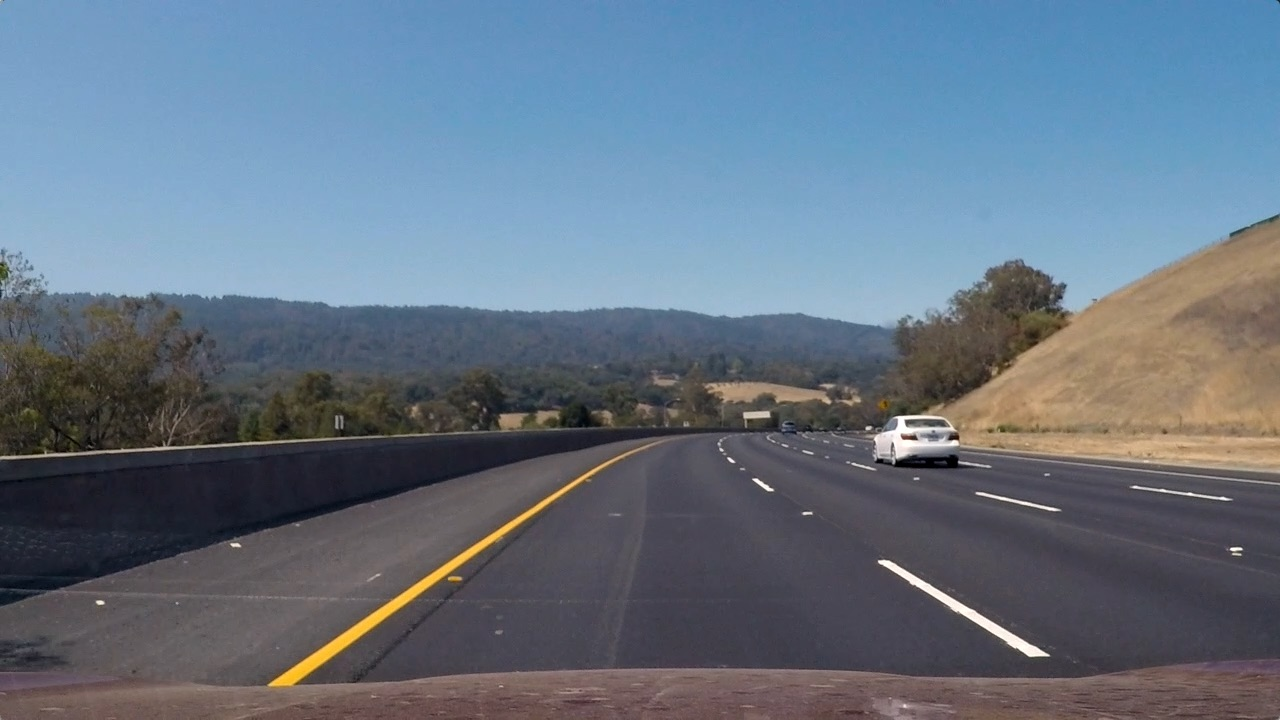
#> input picture test_images/test3.jpg, 1280 x 720 px
$ jupyter execute --allow-errors FInding_Lane.ipynb   (shell and % lines are left out)   (older library calls are emulated)
#> lines starting #> are read from the running program, lines starting #| are printed output that depends on the picture; after the words box and inside, x2 and y2 are one past the last pixel; in counts of white or black regions, pixels touching at a corner belong together; long printed decimals are rounded
[cell 1]
# importing libraries
import matplotlib.pyplot as plt
import numpy as np
import cv2
import os
import glob
import pickle

[cell 2]
# [40 lines left out: function undistort_fn, not called in this run]

[cell 3]
def undistort_images(img , calibration_dir = './camera_calibration/calibration_picke.p'):

    with open(calibration_dir , mode='rb') as f:
        file = pickle.load(f)
        mtx = file['mtx']
        dist = file['dist']

        undistort_img = cv2.undistort(img,mtx,dist,None,mtx)

        return undistort_img

[cell 4]
def complete_pipeline_hls(img ,s_gradient_thresh = (15,255), s_channel_thresh = (100,255)):
    img = undistort_images(img)

    # copy of image
    img_copy = np.copy(img)

    # calculate hls color scheme
    hls = cv2.cvtColor(img_copy , cv2.COLOR_RGB2HLS).astype(np.float)
    h_hls = hls[:,:,0]
    l_hls = hls[:,:,1]
    s_hls = hls[:,:,2]

    # find edges
    x_sobel = cv2.Sobel(l_hls , cv2.CV_64F , 1,1)

    abs_sobel = np.absolute(x_sobel)
    scaled_sobel = np.uint8(255*abs_sobel/np.max(abs_sobel))

    # Threshold x gradient
    gradient_binary = np.zeros_like(scaled_sobel)
    gradient_binary[(scaled_sobel >= s_gradient_thresh[0]) & (scaled_sobel <= s_gradient_thresh[1])]

    # Threshold color channel
    channel_binary = np.zeros_like(s_hls)
    channel_binary[(s_hls >= s_channel_thresh[0]) & (s_hls <= s_channel_thresh[1])] = 1

    combined_binary = np.zeros_like(gradient_binary)
    combined_binary[(channel_binary == 1) | (gradient_binary == 1)] = 1

    return combined_binary

[cell 5]
# [30 lines left out: function complete_pipeline_hsv, not called in this run]

[cell 6]
# Visualize undistortion
f, (ax1, ax2) = plt.subplots(1, 2, figsize=(20,10))
#> (the rest of this cell did not finish here and is left out)

[cell 7]
# to get birds eye view

# create a transoform matrix
def perspective_warp(img,
                     dst_size=(1280,720),
                     src=np.float32([(0.43,0.65),(0.58,0.65),(0.1,1),(1,1)]),
                     dst=np.float32([(0,0), (1, 0), (0,1), (1,1)])):

    img_size = np.float32([(img.shape[1],img.shape[0])])
    src = src *img_size

    dst = dst*np.float32(dst_size)

    M = cv2.getPerspectiveTransform(src , dst)

    warped = cv2.warpPerspective(img ,M, dst_size)

    return warped

[cell 8]
def inv_perspective_warp(img,
                     dst_size=(1280,720),
                     src=np.float32([(0,0), (1, 0), (0,1), (1,1)]),
                     dst=np.float32([(0.43,0.65),(0.58,0.65),(0.1,1),(1,1)])):

    img_size = np.float32([(img.shape[1],img.shape[0])])
    src = src *img_size

    dst = dst*np.float32(dst_size)

    M = cv2.getPerspectiveTransform(src , dst)

    warped = cv2.warpPerspective(img ,M, dst_size)

    return warped

[cell 9]
def get_hist(img):
    hist = np.sum(img[img.shape[0]//2:,:] , axis = 0)
    return hist

## Sliding Window

[cell 10]
left_a, left_b, left_c = [],[],[]
right_a, right_b, right_c = [],[],[]

def sliding_window(img, nwindows=9, margin=150, minpix = 1, draw_windows=True):
    global left_a, left_b, left_c,right_a, right_b, right_c
    left_fit_= np.empty(3)
    right_fit_ = np.empty(3)
    out_img = np.dstack((img, img, img))*255

    histogram = get_hist(img)
    # find peaks of left and right halves
    midpoint = int(histogram.shape[0]/2)
    leftx_base = np.argmax(histogram[:midpoint])
    rightx_base = np.argmax(histogram[midpoint:]) + midpoint


    # Set height of windows
    window_height = np.int(img.shape[0]/nwindows)
    # Identify the x and y positions of all nonzero pixels in the image
    nonzero = img.nonzero()
    nonzeroy = np.array(nonzero[0])
    nonzerox = np.array(nonzero[1])
    # Current positions to be updated for each window
    leftx_current = leftx_base
    rightx_current = rightx_base


    # Create empty lists to receive left and right lane pixel indices
    left_lane_inds = []
    right_lane_inds = []

    # Step through the windows one by one
    for window in range(nwindows):
        # Identify window boundaries in x and y (and right and left)
        win_y_low = img.shape[0] - (window+1)*window_height
        win_y_high = img.shape[0] - window*window_height
        win_xleft_low = leftx_current - margin
        win_xleft_high = leftx_current + margin
        win_xright_low = rightx_current - margin
        win_xright_high = rightx_current + margin
        # Draw the windows on the visualization image
        if draw_windows == True:
            cv2.rectangle(out_img,(win_xleft_low,win_y_low),(win_xleft_high,win_y_high),
            (100,255,255), 3)
            cv2.rectangle(out_img,(win_xright_low,win_y_low),(win_xright_high,win_y_high),
            (100,255,255), 3)
        # Identify the nonzero pixels in x and y within the window
        good_left_inds = ((nonzeroy >= win_y_low) & (nonzeroy < win_y_high) &
        (nonzerox >= win_xleft_low) &  (nonzerox < win_xleft_high)).nonzero()[0]
        good_right_inds = ((nonzeroy >= win_y_low) & (nonzeroy < win_y_high) &
        (nonzerox >= win_xright_low) &  (nonzerox < win_xright_high)).nonzero()[0]
        # Append these indices to the lists
        left_lane_inds.append(good_left_inds)
        right_lane_inds.append(good_right_inds)
        # If you found > minpix pixels, recenter next window on their mean position
        if len(good_left_inds) > minpix:
            leftx_current = np.int(np.mean(nonzerox[good_left_inds]))
        if len(good_right_inds) > minpix:
            rightx_current = np.int(np.mean(nonzerox[good_right_inds]))


    # Concatenate the arrays of indices
    left_lane_inds = np.concatenate(left_lane_inds)
    right_lane_inds = np.concatenate(right_lane_inds)

    # Extract left and right line pixel positions
    leftx = nonzerox[left_lane_inds]
    lefty = nonzeroy[left_lane_inds]
    rightx = nonzerox[right_lane_inds]
    righty = nonzeroy[right_lane_inds]

    # Fit a second order polynomial to each
    left_fit = np.polyfit(lefty, leftx, 2)
    right_fit = np.polyfit(righty, rightx, 2)

    left_a.append(left_fit[0])
    left_b.append(left_fit[1])
    left_c.append(left_fit[2])

    right_a.append(right_fit[0])
    right_b.append(right_fit[1])
    right_c.append(right_fit[2])

    left_fit_[0] = np.mean(left_a[-10:])
    left_fit_[1] = np.mean(left_b[-10:])
    left_fit_[2] = np.mean(left_c[-10:])

    right_fit_[0] = np.mean(right_a[-10:])
    right_fit_[1] = np.mean(right_b[-10:])
    right_fit_[2] = np.mean(right_c[-10:])

    # Generate x and y values for plotting
    ploty = np.linspace(0, img.shape[0]-1, img.shape[0] )
    left_fitx = left_fit_[0]*ploty**2 + left_fit_[1]*ploty + left_fit_[2]
    right_fitx = right_fit_[0]*ploty**2 + right_fit_[1]*ploty + right_fit_[2]

    out_img[nonzeroy[left_lane_inds], nonzerox[left_lane_inds]] = [255, 0, 100]
    out_img[nonzeroy[right_lane_inds], nonzerox[right_lane_inds]] = [0, 100, 255]

    return out_img, (left_fitx, right_fitx), (left_fit_, right_fit_), ploty

def get_curve(img, leftx, rightx):
    ploty = np.linspace(0, img.shape[0]-1, img.shape[0])
    y_eval = np.max(ploty)
    ym_per_pix = 30.5/720 # meters per pixel in y dimension
    xm_per_pix = 3.7/720 # meters per pixel in x dimension

    # Fit new polynomials to x,y in world space
    left_fit_cr = np.polyfit(ploty*ym_per_pix, leftx*xm_per_pix, 2)
    right_fit_cr = np.polyfit(ploty*ym_per_pix, rightx*xm_per_pix, 2)
    # Calculate the new radii of curvature
    left_curverad = ((1 + (2*left_fit_cr[0]*y_eval*ym_per_pix + left_fit_cr[1])**2)**1.5) / np.absolute(2*left_fit_cr[0])
    right_curverad = ((1 + (2*right_fit_cr[0]*y_eval*ym_per_pix + right_fit_cr[1])**2)**1.5) / np.absolute(2*right_fit_cr[0])

    car_pos = img.shape[1]/2
    l_fit_x_int = left_fit_cr[0]*img.shape[0]**2 + left_fit_cr[1]*img.shape[0] + left_fit_cr[2]
    r_fit_x_int = right_fit_cr[0]*img.shape[0]**2 + right_fit_cr[1]*img.shape[0] + right_fit_cr[2]
    lane_center_position = (r_fit_x_int + l_fit_x_int) /2
    center = (car_pos - lane_center_position) * xm_per_pix / 10
    # Now our radius of curvature is in meters
    return (left_curverad, right_curverad, center)

def draw_lanes(img, left_fit, right_fit):
    ploty = np.linspace(0, img.shape[0]-1, img.shape[0])
    color_img = np.zeros_like(img)

    left = np.array([np.transpose(np.vstack([left_fit, ploty]))])
    right = np.array([np.flipud(np.transpose(np.vstack([right_fit, ploty])))])
    points = np.hstack((left, right))

    cv2.fillPoly(color_img, np.int_(points), (0,200,255))
    inv_perspective = inv_perspective_warp(color_img)
    inv_perspective = cv2.addWeighted(img, 1, inv_perspective, 0.7, 0)
    return inv_perspective

[cell 11]
img = cv2.imread('./test_images/test3.jpg')
#> img is the input picture: shape (720, 1280, 3); mean B, G, R 130.7, 115.3, 101.1
img = cv2.cvtColor(img, cv2.COLOR_BGR2RGB)
dst = complete_pipeline_hls(img)
#> (reads camera_calibration/calibration_picke.p from the repository)
#> in complete_pipeline_hls, `x_sobel = cv2.Sobel(l_hls , cv2.CV_64F , 1,1)`:
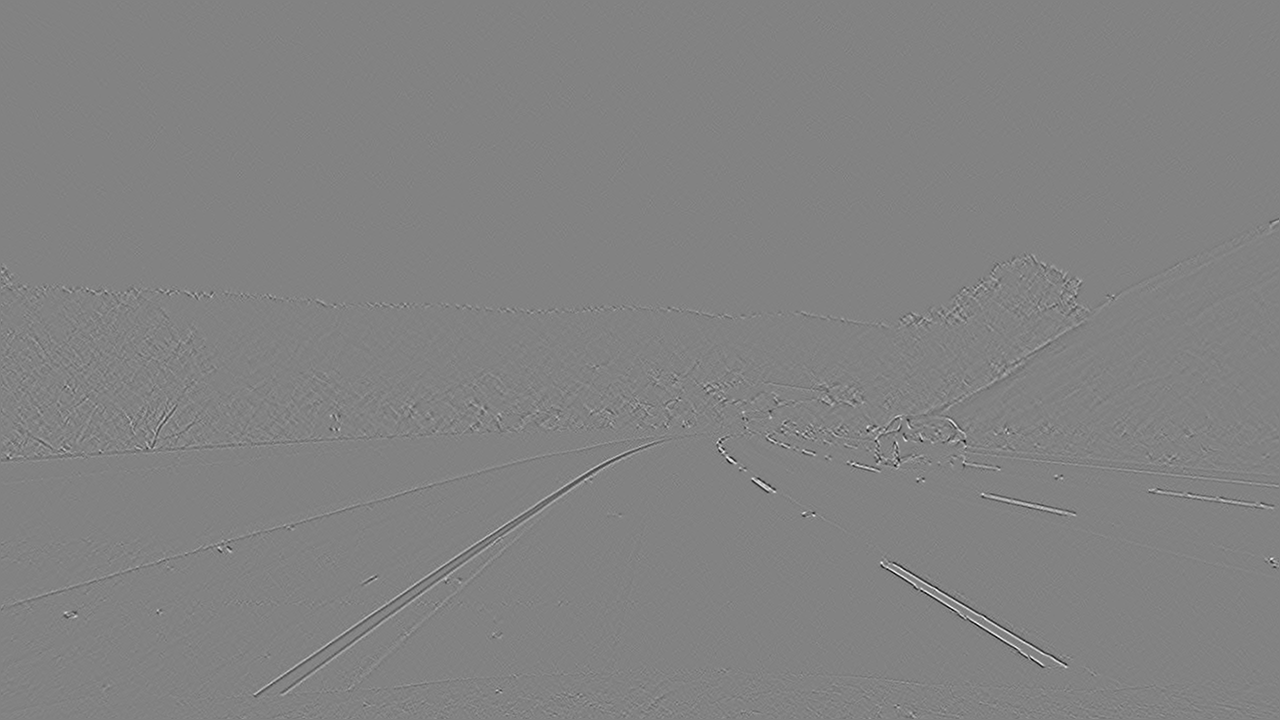
#> x_sobel: shape (720, 1280) float64; min -147, max 140, mean 0; drawn with min black and max white
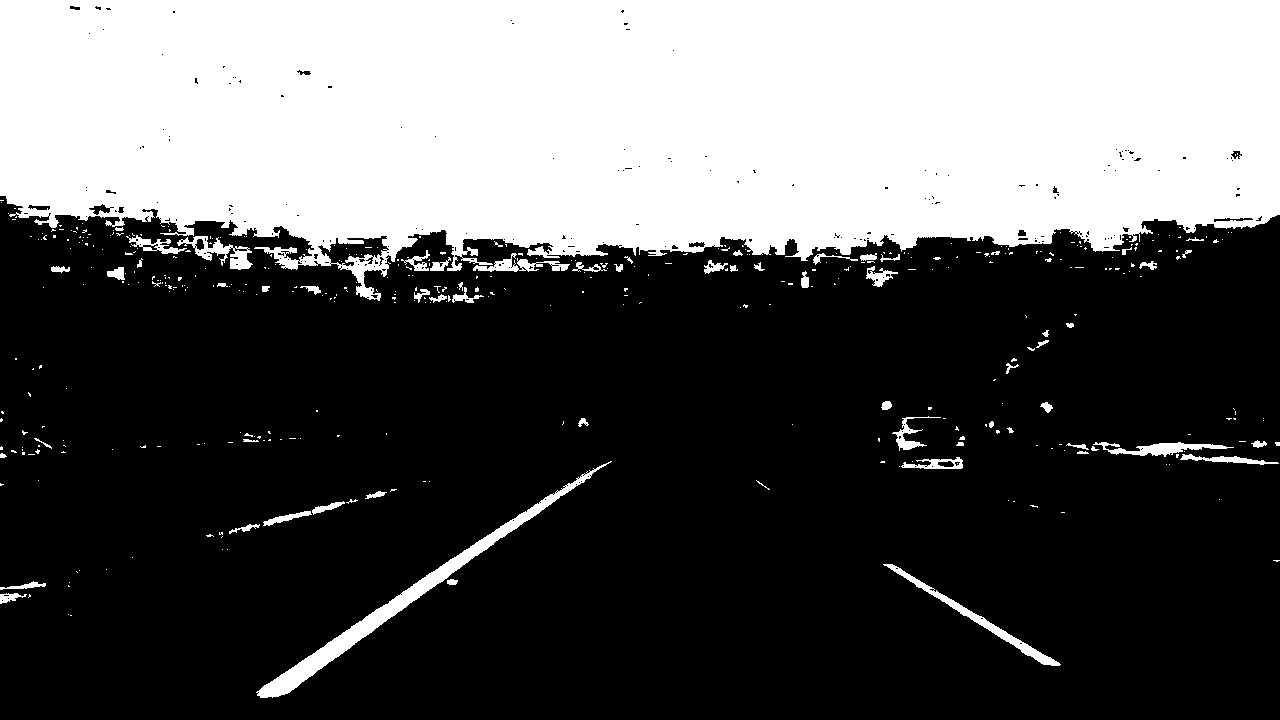
#> dst: shape (720, 1280); values 0 (black) and 1 (white), 34.9% white; 417 white regions (351 under 20 px), largest, box (x1, y1, x2, y2) and area: (0, 0, 1280, 301) 305143, (256, 461, 612, 698) 5183, (883, 564, 1061, 666) 1405
dst = perspective_warp(dst, dst_size=(1280,720))
#> in perspective_warp, `src = src *img_size`: src = [[550.4, 468], [742.4, 468], [128, 720], [1280, 720]]
#> in perspective_warp, `dst = dst*np.float32(dst_size)`: dst = [[0, 0], [1280, 0], [0, 720], [1280, 720]]
#> in perspective_warp, `M = cv2.getPerspectiveTransform(src , dst)`: M = [[-0.805, -1.35, 1074], [-5.33e-16, -2.07, 968.3], [-6.72e-19, -0.00239, 1]]
#> in perspective_warp, `warped = cv2.warpPerspective(img ,M, dst_size)`: warped: shape (720, 1280); values 0 (black) and 1 (white), 4.4% white; 5 white regions, box (x1, y1, x2, y2) and area: (97, 0, 328, 709) 36728, (1117, 566, 1158, 689) 2863, (1186, 161, 1221, 259) 948, (174, 594, 202, 604) 172, (281, 0, 290, 9) 49

# Visualize undistortion
f, (ax1, ax2) = plt.subplots(1, 2, figsize=(20,10))
ax1.imshow(img)
ax1.set_title('Original Image', fontsize=30)
ax2.imshow(dst, cmap='gray')
ax2.set_title('Warped Image', fontsize=30)

[cell 12]
#%matplotlib gtk
out_img, curves, lanes, ploty = sliding_window(dst)
#> in get_hist, `hist = np.sum(img[img.shape[0]//2:,:] , axis = 0)`: hist = 1280 values, max 215 at index 145, min 0 at index 0, mean 16.24
#> in sliding_window, `histogram = get_hist(img)`: histogram has the same summary as hist in get_hist
#> in sliding_window, `leftx_base = np.argmax(histogram[:midpoint])`: leftx_base = 145
#> in sliding_window, `rightx_base = np.argmax(histogram[midpoint:]) + midpoint`: rightx_base = 1134
#> in sliding_window, `nonzero = img.nonzero()`: nonzero = 40760 positions, rows 0 to 708, columns 97 to 1220
#> in sliding_window, `leftx_current = leftx_base`: leftx_current = 145
#> in sliding_window, `rightx_current = rightx_base`: rightx_current = 1134
#> the loop in sliding_window, `for window in range(nwindows):` made 9 passes
#> (win_xleft_low, win_xleft_high, win_xright_low, win_xright_high, leftx_current, rightx_current) on passes 1, 2, 6, 7: (-5, 295, 984, 1284, 124, 1133), (-26, 274, 983, 1283, 142, 1139), (54, 354, 989, 1289, 227, 1194), (77, 377, 1044, 1344, 254, 1205)
#> (win_xleft_low, win_xleft_high, win_xright_low, win_xright_high, leftx_current) on passes 3, 4, 5, 8, 9: (-8, 292, 989, 1289, 158), (8, 308, 989, 1289, 182), (32, 332, 989, 1289, 204), (104, 404, 1055, 1355, 275), (125, 425, 1055, 1355, 296)
#> after the loop in sliding_window, `for window in range(nwindows):`:
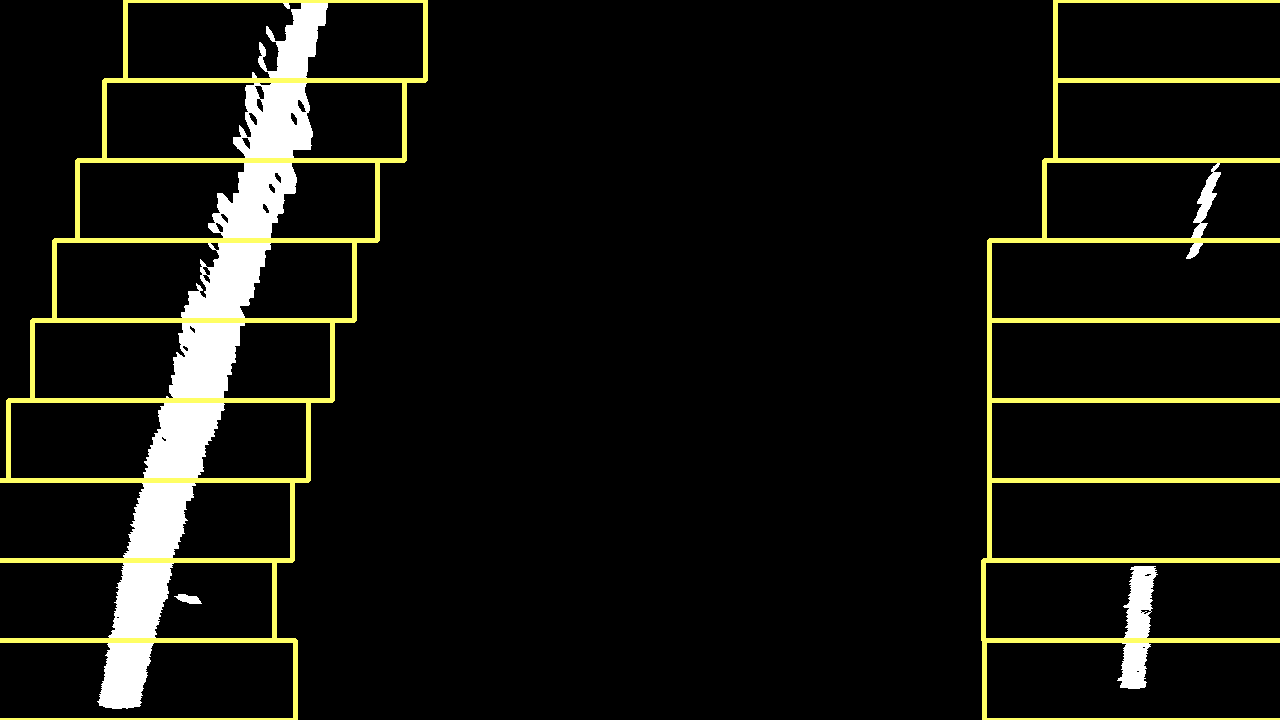
#> out_img: shape (720, 1280, 3); mean of channels 0, 1, 2 14.5, 20.5, 20.5; drawn as B, G, R
#> after the loop in sliding_window, `for window in range(nwindows):`: left_lane_inds = 9 items
#> in sliding_window, `right_lane_inds = np.concatenate(right_lane_inds)`: right_lane_inds = 3811 values, max 39968 at index 1169, min 7778 at index 3036, mean 29647.7
#> in sliding_window, `rightx = nonzerox[right_lane_inds]`: rightx = 3811 values, max 1220 at index 3036, min 1117 at index 955, mean 1153.6
#> in sliding_window, `righty = nonzeroy[right_lane_inds]`: righty = 3811 values, max 688 at index 1158, min 161 at index 3036, mean 523.9
#> in sliding_window, `left_fit = np.polyfit(lefty, leftx, 2)`: left_fit = [5.59e-05, -0.32, 312.8]
#> in sliding_window, `right_fit = np.polyfit(righty, rightx, 2)`: right_fit = [0.00017, -0.302, 1259.3]
#> lanes = ([5.59e-05, -0.32, 312.8], [0.00017, -0.302, 1259.3]); ploty = 720 values from 0 to 719
#plt.imshow(out_img)
#plt.plot(curves[0], ploty, color='yellow', linewidth=1)
#plt.plot(curves[1], ploty, color='yellow', linewidth=1)
print(np.asarray(curves).shape)
#| (2, 720)
curverad=get_curve(img, curves[0],curves[1])
#> in get_curve, `left_fit_cr = np.polyfit(ploty*ym_per_pix, leftx*xm_per_pix, 2)`: left_fit_cr = [0.00016, -0.0388, 1.61]
#> in get_curve, `right_fit_cr = np.polyfit(ploty*ym_per_pix, rightx*xm_per_pix, 2)`: right_fit_cr = [0.000488, -0.0366, 6.47]
#> in get_curve, `left_curverad = ((1 + (2*left_fit_cr[0]*y_eval*ym_per_pix + left_fit_c..`: left_curverad = 3127.9
#> in get_curve, `right_curverad = ((1 + (2*right_fit_cr[0]*y_eval*ym_per_pix + right_fi..`: right_curverad = 1024.9
#> in get_curve, `l_fit_x_int = left_fit_cr[0]*img.shape[0]**2 + left_fit_cr[1]*img.shap..`: l_fit_x_int = 56.64
#> in get_curve, `r_fit_x_int = right_fit_cr[0]*img.shape[0]**2 + right_fit_cr[1]*img.sh..`: r_fit_x_int = 233
#> in get_curve, `lane_center_position = (r_fit_x_int + l_fit_x_int) /2`: lane_center_position = 144.8
#> in get_curve, `center = (car_pos - lane_center_position) * xm_per_pix / 10`: center = 0.254
#> curverad = (3127.9, 1024.9, 0.254)
print(curverad)
#| (3127.944, 1024.888, 0.2545)
img_ = draw_lanes(img, curves[0], curves[1])
#> in draw_lanes, `left = np.array([np.transpose(np.vstack([left_fit, ploty]))])`: left = 720 pairs, first value 111.8 to 312.8, second value 0 to 719
#> in draw_lanes, `right = np.array([np.flipud(np.transpose(np.vstack([right_fit, ploty])..`: right = 720 pairs, first value 1130.3 to 1259.3, second value 0 to 719
#> in draw_lanes, `points = np.hstack((left, right))`: points = 1440 pairs, first value 111.8 to 1259.3, second value 0 to 719
#> in draw_lanes, `cv2.fillPoly(color_img, np.int_(points), (0,200,255))`:
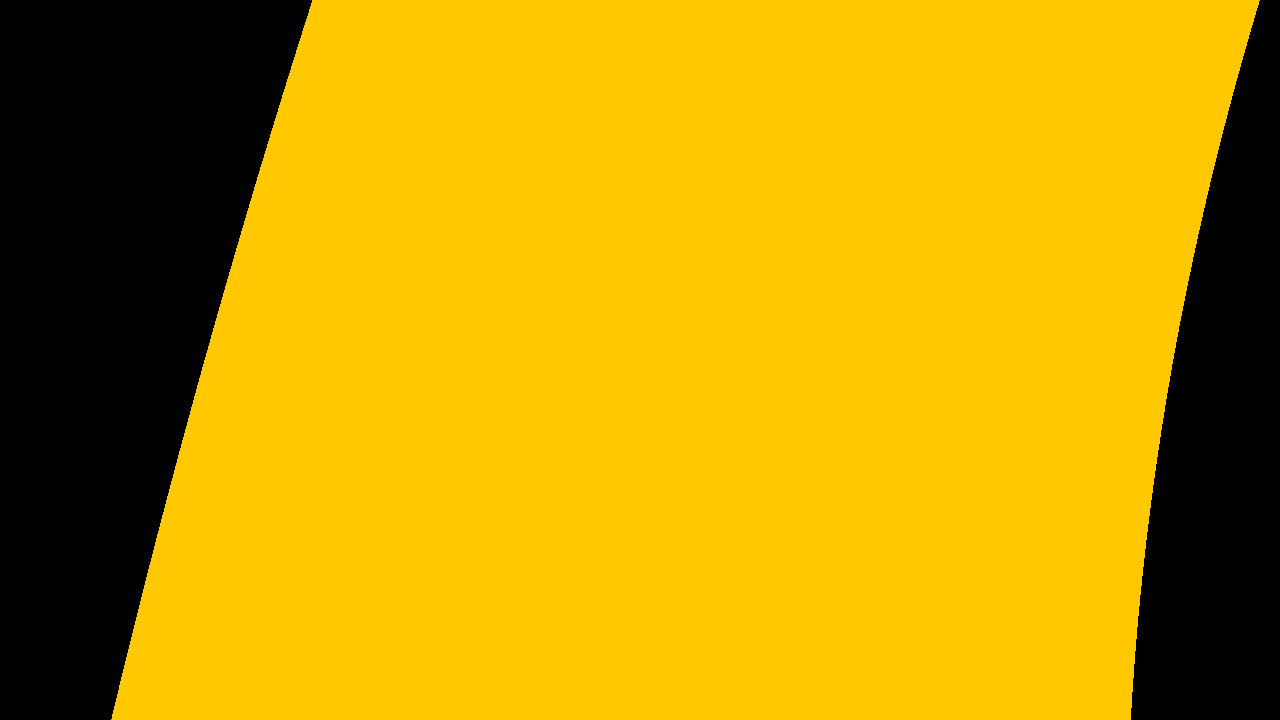
#> color_img: shape (720, 1280, 3); mean of channels 0, 1, 2 0, 152.1, 194; drawn as B, G, R
#> in inv_perspective_warp, `src = src *img_size`: src = [[0, 0], [1280, 0], [0, 720], [1280, 720]]
#> in inv_perspective_warp, `dst = dst*np.float32(dst_size)`: dst = [[550.4, 468], [742.4, 468], [128, 720], [1280, 720]]
#> in inv_perspective_warp, `M = cv2.getPerspectiveTransform(src , dst)`: M = [[0.15, -0.735, 550.4], [-1.55e-16, -0.483, 468], [-3.3e-19, -0.00116, 1]]
plt.imshow(img_, cmap='hsv')

[cell 13]
f, (ax1, ax2, ax3, ax4 , ax5) = plt.subplots(1, 5, figsize=(100, 20))
#f.tight_layout()
ax1.imshow(img)
ax1.set_title('Original', fontsize=100)
ax2.imshow(dst)
ax2.set_title('Filter+Perspective Tform', fontsize=100)
ax3.imshow(out_img)
ax3.plot(curves[0], ploty, color='yellow', linewidth=30)
ax3.plot(curves[1], ploty, color='yellow', linewidth=30)
ax3.set_title('Sliding window+Curve Fit', fontsize=100)
ax4.imshow(img_)

ax4.set_title('Overlay Lanes', fontsize=100)
plt.subplots_adjust(left=0., right=1, top=0.9, bottom=0.)
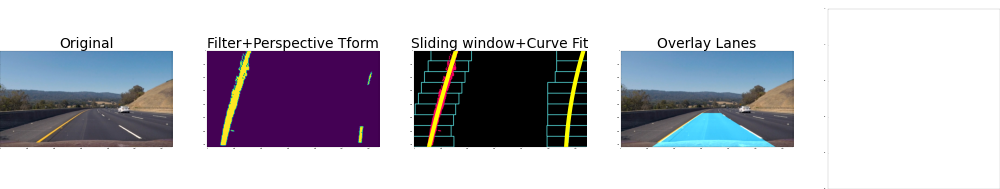
#> figure drawn by matplotlib, 4 panels
